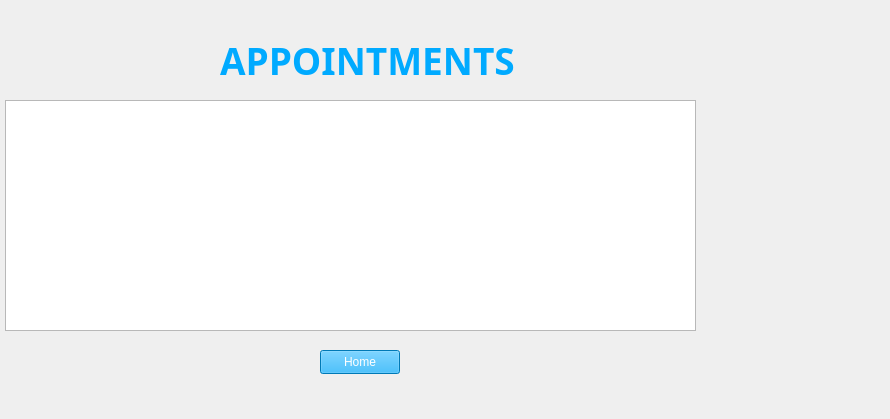
    <widget class="QWidget" name="history">
     <widget class="QLabel" name="img_14">
      <property name="geometry">
       <rect>
        <x>-10</x>
        <y>0</y>
        <width>881</width>
        <height>410</height>
       </rect>
      </property>
      <property name="text">
       <string/>
      </property>
      <property name="pixmap">
       <pixmap>../Resourses/img3.jpg</pixmap>
      </property>
      <property name="scaledContents">
       <bool>true</bool>
      </property>
     </widget>
     <widget class="QLabel" name="text_19">
      <property name="geometry">
       <rect>
        <x>220</x>
        <y>20</y>
        <width>351</width>
        <height>81</height>
       </rect>
      </property>
      <property name="font">
       <font>
        <family>Bahnschrift SemiBold</family>
        <pointsize>28</pointsize>
        <bold>true</bold>
       </font>
      </property>
      <property name="focusPolicy">
       <enum>Qt::NoFocus</enum>
      </property>
      <property name="acceptDrops">
       <bool>false</bool>
      </property>
      <property name="autoFillBackground">
       <bool>false</bool>
      </property>
      <property name="styleSheet">
       <string notr="true">color: rgb(41, 48, 48);
color: rgb(0, 170, 255);</string>
      </property>
      <property name="text">
       <string>APPOINTMENTS</string>
      </property>
      <property name="textFormat">
       <enum>Qt::AutoText</enum>
      </property>
      <property name="scaledContents">
       <bool>false</bool>
      </property>
     </widget>
     <widget class="QPushButton" name="back_9">
      <property name="geometry">
       <rect>
        <x>320</x>
        <y>350</y>
        <width>80</width>
        <height>24</height>
       </rect>
      </property>
      <property name="styleSheet">
       <string notr="true">color: rgb(255, 255, 255);
background-color: rgb(0, 170, 255);</string>
      </property>
      <property name="text">
       <string>Home</string>
      </property>
     </widget>
     <widget class="QTableView" name="tableView">
      <property name="geometry">
       <rect>
        <x>5</x>
        <y>100</y>
        <width>691</width>
        <height>231</height>
       </rect>
      </property>
     </widget>
    </widget>
